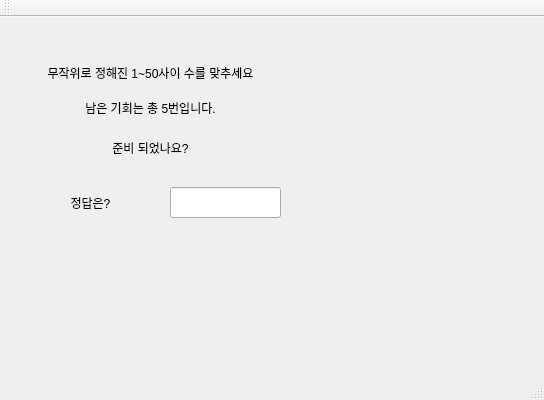
<?xml version="1.0" encoding="UTF-8"?>
<ui version="4.0">
 <class>Qt_do_itClass</class>
 <widget class="QMainWindow" name="Qt_do_itClass">
  <property name="geometry">
   <rect>
    <x>0</x>
    <y>0</y>
    <width>544</width>
    <height>400</height>
   </rect>
  </property>
  <property name="windowTitle">
   <string>Qt_do_it</string>
  </property>
  <widget class="QWidget" name="centralWidget">
   <widget class="QLabel" name="label_image">
    <property name="geometry">
     <rect>
      <x>300</x>
      <y>30</y>
      <width>251</width>
      <height>341</height>
     </rect>
    </property>
    <property name="text">
     <string/>
    </property>
    <property name="pixmap">
     <pixmap resource="Qt_do_it.qrc">:/Qt_do_it/Desktop/correct.jpg</pixmap>
    </property>
    <property name="scaledContents">
     <bool>true</bool>
    </property>
    <property name="alignment">
     <set>Qt::AlignCenter</set>
    </property>
   </widget>
   <widget class="QLabel" name="label_2">
    <property name="geometry">
     <rect>
      <x>-10</x>
      <y>40</y>
      <width>321</width>
      <height>31</height>
     </rect>
    </property>
    <property name="text">
     <string>무작위로 정해진 1~50사이 수를 맞추세요</string>
    </property>
    <property name="alignment">
     <set>Qt::AlignCenter</set>
    </property>
   </widget>
   <widget class="QLabel" name="label_3">
    <property name="geometry">
     <rect>
      <x>10</x>
      <y>170</y>
      <width>161</width>
      <height>31</height>
     </rect>
    </property>
    <property name="text">
     <string>정답은?</string>
    </property>
    <property name="alignment">
     <set>Qt::AlignCenter</set>
    </property>
   </widget>
   <widget class="QLabel" name="label_status">
    <property name="geometry">
     <rect>
      <x>60</x>
      <y>80</y>
      <width>181</width>
      <height>21</height>
     </rect>
    </property>
    <property name="text">
     <string>남은 기회는 총 5번입니다.</string>
    </property>
    <property name="alignment">
     <set>Qt::AlignCenter</set>
    </property>
   </widget>
   <widget class="QLabel" name="label_message">
    <property name="geometry">
     <rect>
      <x>30</x>
      <y>110</y>
      <width>241</width>
      <height>41</height>
     </rect>
    </property>
    <property name="text">
     <string>준비 되었나요?</string>
    </property>
    <property name="alignment">
     <set>Qt::AlignCenter</set>
    </property>
   </widget>
   <widget class="QLineEdit" name="lineEdit">
    <property name="geometry">
     <rect>
      <x>170</x>
      <y>170</y>
      <width>111</width>
      <height>31</height>
     </rect>
    </property>
   </widget>
  </widget>
  <widget class="QMenuBar" name="menuBar">
   <property name="geometry">
    <rect>
     <x>0</x>
     <y>0</y>
     <width>544</width>
     <height>26</height>
    </rect>
   </property>
  </widget>
  <widget class="QToolBar" name="mainToolBar">
   <attribute name="toolBarArea">
    <enum>TopToolBarArea</enum>
   </attribute>
   <attribute name="toolBarBreak">
    <bool>false</bool>
   </attribute>
  </widget>
  <widget class="QStatusBar" name="statusBar"/>
 </widget>
 <layoutdefault spacing="6" margin="11"/>
 <resources>
  <include location="Qt_do_it.qrc"/>
 </resources>
 <connections>
  <connection>
   <sender>lineEdit</sender>
   <signal>returnPressed()</signal>
   <receiver>Qt_do_itClass</receiver>
   <slot>judge_input()</slot>
   <hints>
    <hint type="sourcelabel">
     <x>236</x>
     <y>314</y>
    </hint>
    <hint type="destinationlabel">
     <x>234</x>
     <y>360</y>
    </hint>
   </hints>
  </connection>
 </connections>
 <slots>
  <slot>judge_input()</slot>
 </slots>
</ui>
